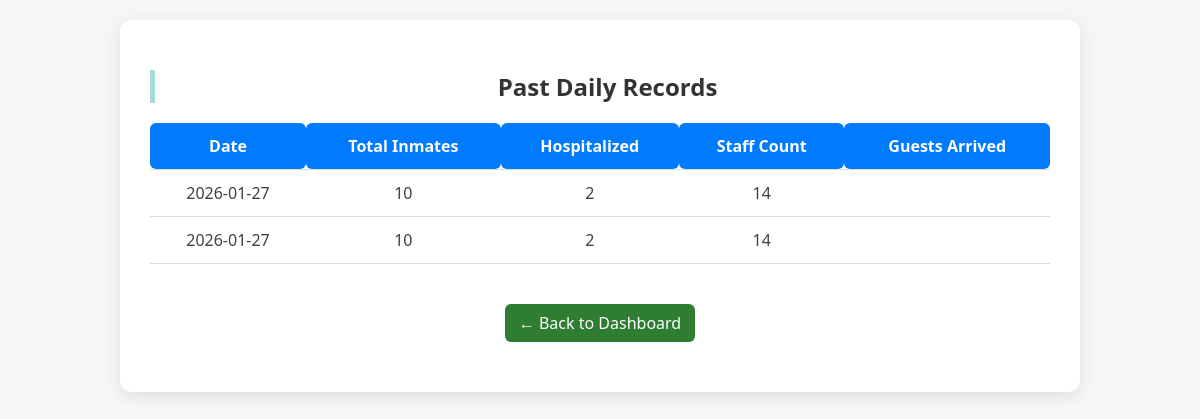
Page /admin/records (signed in) on the earlier database version.
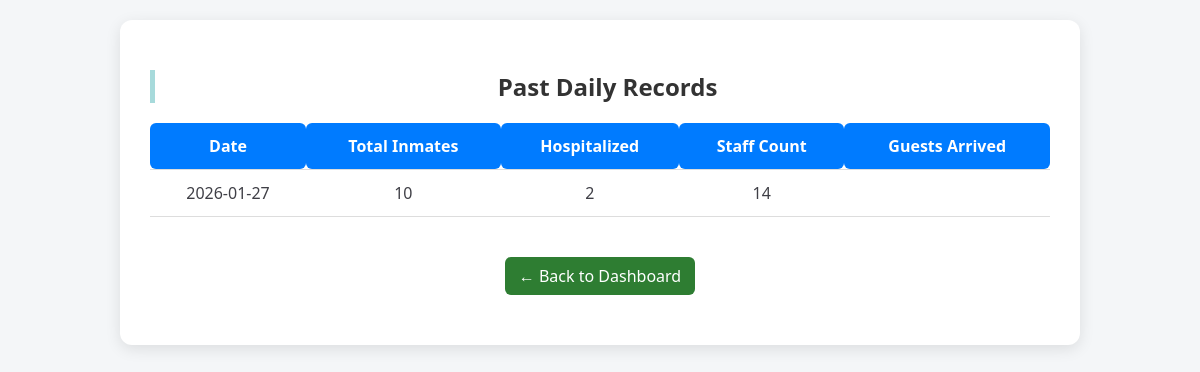
Same page on the later database version.
### tables this page shows
CREATE TABLE daily_records (
        id INTEGER PRIMARY KEY AUTOINCREMENT,
        date TEXT,
        total_inmates INTEGER,
        hospitalized INTEGER,
        staff_count INTEGER
    );

### app.py (the view)
@app.route("/admin/records")
def view_records():
    if 'admin' not in session:
        return redirect('/login')
    conn = get_db()
    cur = conn.cursor()
    cur.execute("SELECT * FROM daily_records ORDER BY date DESC")
    records = cur.fetchall()
    conn.close()
    return render_template("view_records.html", records=records)

### app.py (called while the page is built)
def get_db():
    conn = sqlite3.connect(DB)
    conn.row_factory = sqlite3.Row
    return conn

### templates/view_records.html (shortened to what this page needs)
<!DOCTYPE html>
<html lang="en">
<head>
    <link rel="stylesheet" href="{{ url_for('static', filename='style.css') }}">
</head>
<body>
<div class="container">
    <h2>Past Daily Records</h2>
    <table>
        <thead>
            <tr>
                <th>Date</th>
                <th>Total Inmates</th>
                <th>Hospitalized</th>
                <th>Staff Count</th>
                <th>Guests Arrived</th>
            </tr>
        </thead>
        <tbody>
            {% for record in records %}
            <tr>
                <td>{{ record['date'] }}</td>
                <td>{{ record['total_inmates'] }}</td>
                <td>{{ record['hospitalized'] }}</td>
                <td>{{ record['staff_count'] }}</td>
                <td>{{ record['guests_arrived'] }}</td>
            </tr>
            {% endfor %}
        </tbody>
    </table>
   <div class="admin-actions">
        <a href="/admin" class="back-btn">← Back to Dashboard</a>
    </div>
</div>
</body>
</html>

### static/style.css (style rules this page uses)
body { font-family: "Segoe UI", Arial, sans-serif; background: #F9FAF7; padding: 20px; margin: 0; color: #3F3F46; }
h2 { color: #2E2B5F; border-left: 5px solid #A7DADB; padding-left: 10px; }
a { display: inline-block; margin-top: 10px; color: #2E2B5F; text-decoration: none; font-weight: 600; }
.admin-actions { margin-top: 20px; text-align: right; }
.back-btn { padding: 8px 14px; background: #2e7d32; color: white; text-decoration: none; border-radius: 6px; transition: 0.3s; }
.admin-actions { display: flex; justify-content: center; gap: 10px; margin: 20px 0; }
body { font-family: 'Segoe UI', Tahoma, Geneva, Verdana, sans-serif; background-color: #f4f6f8; margin: 0; padding: 0; }
.container { max-width: 500px; margin: 50px auto; background-color: #fff; padding: 30px 40px; border-radius: 12px; box-shadow: 0 4px 15px rgba(0,0,0,0.1); }
h2 { text-align: center; margin-bottom: 25px; color: #333; }
a { display: block; text-align: center; margin-top: 20px; text-decoration: none; color: #007bff; font-weight: 500; }

### templates/view_records.html (style rules this page uses)
body { font-family: 'Segoe UI', sans-serif; background:#f4f6f8; margin:0; padding:20px; }
.container { max-width:900px; margin:auto; background:#fff; padding:30px; border-radius:12px; box-shadow:0 4px 15px rgba(0,0,0,0.1); }
h2 { text-align:center; margin-bottom:20px; }
table { width:100%; border-collapse:collapse; }
th, td { padding:12px; border-bottom:1px solid #ddd; text-align:center; }
th { background:#007bff; color:#fff; border-radius:6px; }
a { text-decoration:none; color:#007bff; display:inline-block; margin-top:20px; }

Differences in the rows shown:
removed daily_records: date "2026-01-27", total_inmates "10", hospitalized "2", staff_count "14"
